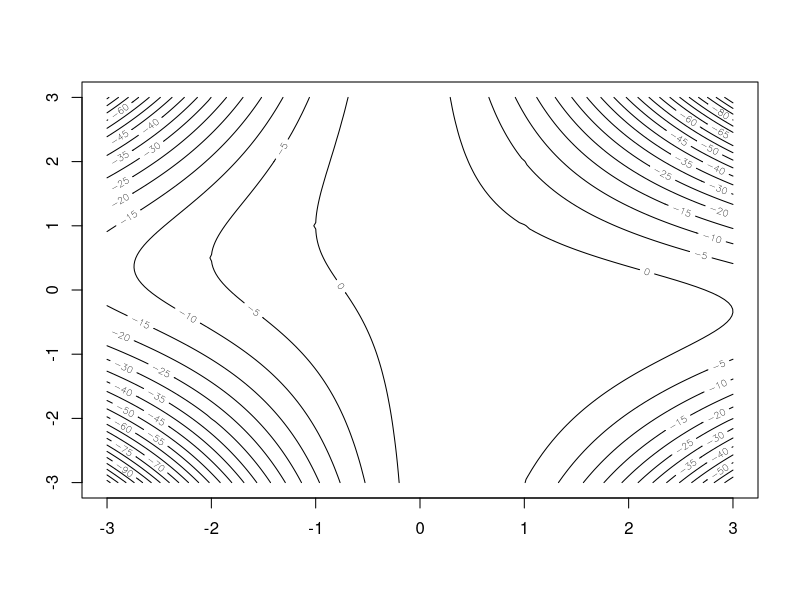

This chart was generated by the following R code:
## ---- chunk 1
knitr::opts_chunk$set(echo = TRUE)
## ---- chunk 2
# function g to be maximized
g <- function(x,y) {
  return(-x^2 - x^2 * y^2 - 2 * x * y + 2 * x + 2)
}

# partial derivative x for function g
deriv_x <- function(x, y) {
  return(-2 * x - 2 * x * y^2 - 2 * y + 2)
}

# partial derivative y for function g
deriv_y <- function(x, y) {
  return(-2 * x^2 * y - 2 * x)
}

# gradient for function g
gradient <- function (x, y) {
  return(c(deriv_x(x,y), deriv_y(x,y)))
}

# second partial derivative x for function g
deriv_x_11 <- function(x, y) {
  return(-2 - 2 * y^2)
}

# second partial derivative x/y for function g
deriv_x_12 <- function(x, y) {
  return(-4 * x * y - 2)
}

# second partial derivative y for function g
deriv_y_22 <- function(x, y) {
  return(-2 * x^2)
}

# hessian matrix for function g
hessian_g <- function(x, y) {
  return(matrix(c(deriv_x_11(x,y), deriv_x_12(x,y), deriv_x_12(x,y), deriv_y_22(x,y)), nrow = 2, ncol = 2))
}

# produce a contour plot
xgrid <- seq(-3,3, by=0.05)
ygrid <- seq(-3,3, by=0.05)
length_x <- length(xgrid)
length_y <- length(ygrid)
dxy <- length_x * length_y
gxy <- matrix(rep(NA,dxy), nrow = length_x)
for ( i in 1:length_x) {
  for ( j in 1:length_y) {
    gxy[i, j] <- g(xgrid[i], ygrid[j])
  }
}

mgxy <- matrix(gxy, nrow = length_x, ncol = length_y)
contour(xgrid, ygrid, mgxy, nlevels=40)

## ---- chunk 3
# newton function
newton_g <- function(x,y, eps=0.0001) {
  xt <- c(x,y)
  xt1 <- c(x,y) + 2

  while( t(xt1 -xt) %*% (xt1 -xt) > eps) {
    xt1 <- xt
    xt <- xt1 - solve(hessian_g(xt[1] , xt[2])) %*% gradient(xt[1],xt[2])
  }
  return(xt)
}
## ---- chunk 4
# check definiteness of a hessian matrix
check_definiteness <- function(matrix) {
  eigenvalues <- eigen(matrix)$values
  if (all(eigenvalues > 0)) {
    cat("This Hessian Matrix is positive definite.\n")
  } else if (all(eigenvalues < 0)) {
    cat("This Hessian Matrix is negative definite.\n")
  } else {
    cat("This Hessian Matrix is neither positive nor negative definite.\n")
  }
}

# using different starting points for newton method
cat("========================================================")
converges_point1 <- newton_g(2,0)
cat("1) using starting points: (x,y) =(2,0), the newton method coverges to point: \n")
converges_point1

grad_point1 <- gradient(converges_point1[1],converges_point1[2])
cat("the corresponding gradient is: \n")
grad_point1

hessian_point1 <- hessian_g(converges_point1[1],converges_point1[2])
cat("the corresponding hessian matrix is: \n")
hessian_point1

check_definiteness(hessian_point1)

cat("========================================================")

converges_point2 <- newton_g(-1,-2)
cat("2) using starting points: (x,y) =(-1,-2) \n")
converges_point2

grad_point2 <- gradient(converges_point2[1],converges_point2[2])
cat("the corresponding gradient is: \n")
grad_point2

hessian_point2 <- hessian_g(converges_point2[1],converges_point2[2])
cat("the corresponding hessian matrix is: \n")
hessian_point2

check_definiteness(hessian_point2)

cat("========================================================")

converges_point3 <- newton_g(0,1)
cat("3) using starting points: (x,y) =(0,1) \n")
converges_point3

grad_point3 <- gradient(converges_point3[1],converges_point3[2])
cat("the corresponding gradient is: \n")
grad_point3

hessian_point3 <- hessian_g(converges_point3[1],converges_point3[2])
cat("the corresponding hessian matrix is: \n")
hessian_point3

check_definiteness(hessian_point3)

cat("========================================================")

converges_point4 <- newton_g(1,-1)
cat("4) using starting points: (x,y) =(1,-1) \n")
converges_point4

grad_point4 <- gradient(converges_point4[1],converges_point4[2])
cat("the corresponding gradient is: \n")
grad_point4

hessian_point4 <- hessian_g(converges_point4[1],converges_point4[2])
cat("the corresponding hessian matrix is: \n")
hessian_point4

check_definiteness(hessian_point4)

## ---- chunk 5
# Steepest ascent algorithm for g function
steepest_ascent_g <- function(x, y, tol=1e-5, alpha0=1) {
  xt <- c(x,y)
  conv <- 999
  while (conv > tol) {
    alpha <- alpha0
    xt1 <- xt
    xt <- xt1 + alpha * gradient(xt1[1],xt1[2])
    while (g(xt[1],xt[2]) < g(xt1[1],xt1[2])) {
      alpha <- alpha/2
      xt <- xt1 + alpha * gradient(xt1[1],xt1[2])
    }
    conv <- sum((xt - xt1) * (xt - xt1))
  }
  return(xt)
}

cat("1) using starting points: (x,y) =(2,0), the steepest ascent method coverges to point: \n")
steepest_ascent_g(2,0)
cat("2) using starting points: (x,y) =(-1,-2), the steepest ascent method coverges to point: \n")
steepest_ascent_g(-1,-2)
cat("3) using starting points: (x,y) =(0,1), the steepest ascent method coverges to point: \n")
steepest_ascent_g(0,1)
cat("4) using starting points: (x,y) =(0.000099,0.9999), the steepest ascent method coverges to point: \n")
steepest_ascent_g(0.000099,0.9999)

## ---- chunk 6
# Define the log-likelihood function
log_likelihood <- function(beta, x, y) {
  p <- 1 / (1 + exp(-beta[1] - beta[2]*x))
  sum(y * log(p) + (1 - y) * log(1 - p))
}

# Define the gradient of the log-likelihood function
gradient <- function(beta, x, y) {
  p <- 1 / (1 + exp(-beta[1] - beta[2]*x))
  db0 <- sum(y - p)
  db1 <- sum((y - p) * x)
  c(db0, db1)
}

# Steepest ascent function with constant alpha0 when new iteration
steepest_ascent_constant <- function(beta_start, x, y, tol=1e-5, alpha0=1) {
  beta <- beta_start
  log_likelihood_count <- 0
  gradient_count <- 0
  conv <- 999
  while (conv > tol) {
    alpha <- alpha0
    beta_old <- beta
    beta <- beta_old + alpha * gradient(beta_old, x, y)
    gradient_count <- gradient_count + 1
    log_likelihood_count <- log_likelihood_count + 2
    while (log_likelihood(beta, x , y) < log_likelihood(beta_old, x , y)) {
      alpha <- alpha/2
      beta <- beta_old + alpha * gradient(beta_old, x , y)
      gradient_count <- gradient_count + 1
      log_likelihood_count <- log_likelihood_count + 2
    }
    conv <- sum((beta - beta_old) * (beta - beta_old))
  }
  result <- list(coefficients=c(beta0=beta[1],beta1=beta[2]), counts=c(func_count=log_likelihood_count, gradient_count=gradient_count))
  return(result)
}


# Steepest ascent function with decreasing alpha when new iteration 
steepest_ascent_decrease <- function(beta_start, x, y, tol=1e-5, alpha0=1) {
  beta <- beta_start
  log_likelihood_count <- 0
  gradient_count <- 0
  conv <- 999
  alpha <- alpha0
  while (conv > tol) {
    beta_old <- beta
    beta <- beta_old + alpha * gradient(beta_old, x, y)
    gradient_count <- gradient_count + 1
    log_likelihood_count <- log_likelihood_count + 2
    while (log_likelihood(beta, x , y) < log_likelihood(beta_old, x , y)) {
      alpha <- alpha/2
      beta <- beta_old + alpha * gradient(beta_old, x , y)
      gradient_count <- gradient_count + 1
      log_likelihood_count <- log_likelihood_count + 2
    }
    conv <- sum((beta - beta_old) * (beta - beta_old))
  }
  result <- list(coefficients=c(beta0=beta[1],beta1=beta[2]), counts=c(func_count=log_likelihood_count, gradient_count=gradient_count))
  return(result)
}
## ---- chunk 7
# drug and placebo data
x <- c(0, 0, 0, 0.1, 0.1, 0.3, 0.3, 0.9, 0.9, 0.9)
y <- c(0, 0, 1, 0, 1, 1, 1, 0, 1, 1)

# Initial values for beta
beta_start <- c(-0.2, 1)

# Compute the ML estimator
steepest_ascent_constant_result <- steepest_ascent_constant(beta_start, x, y)

steepest_ascent_decrease_result <- steepest_ascent_decrease(beta_start, x, y)

# Print the results
cat("=====Steepest ascent algorithm with constant alpha0 (alpha(t+1)=alpha0) when new iteration====== \n")
print(steepest_ascent_constant_result)
cat("=====Steepest ascent algorithm with decreasing alpha (alpha(t+1)=alpha(t)) when new iteration====== \n")
print(steepest_ascent_decrease_result)

## ---- chunk 8
library(knitr)

compare_df <- data.frame(algorithm = c("Steepest Ascent", "BFGS", "Nelder-Mead"),
                 beta0 = c(-0.007299539, -0.009356126,-0.009423433),
                 beta1 = c(1.254971983,1.262812832,1.262738266),
                 count_of_function = c(42,12,47),
                 count_of_gradient = c(21,8,NA))

kable(compare_df)
## ---- chunk 9
# BFGS
result_bfgs <- optim(beta_start, log_likelihood, gradient, x=x, y=y, method="BFGS", control = list(fnscale = -1))
cat("=====Using BFGS optimal get below results:====== \n")
print(result_bfgs)

# Nelder-Mead
result_nelder <- optim(beta_start, log_likelihood, gradient, x=x, y=y, method="Nelder-Mead", control = list(fnscale = -1))
cat("=====Using Nelder-Mead optimal get below results:====== \n")
print(result_nelder)

## ---- chunk 10
# Fit the model
fit <- glm(y ~ x, family=binomial(link="logit"))

# Print the results
print(summary(fit))

